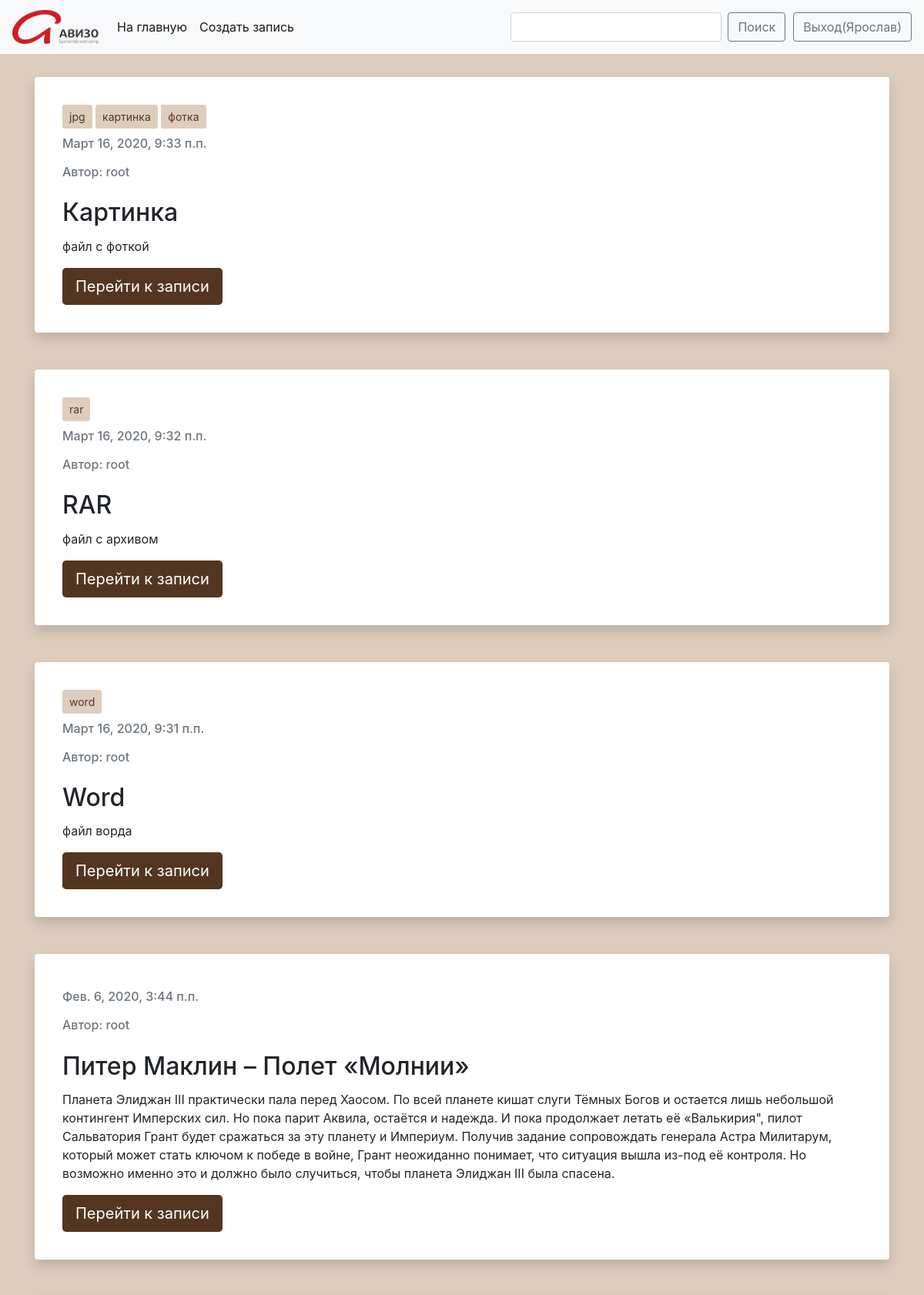
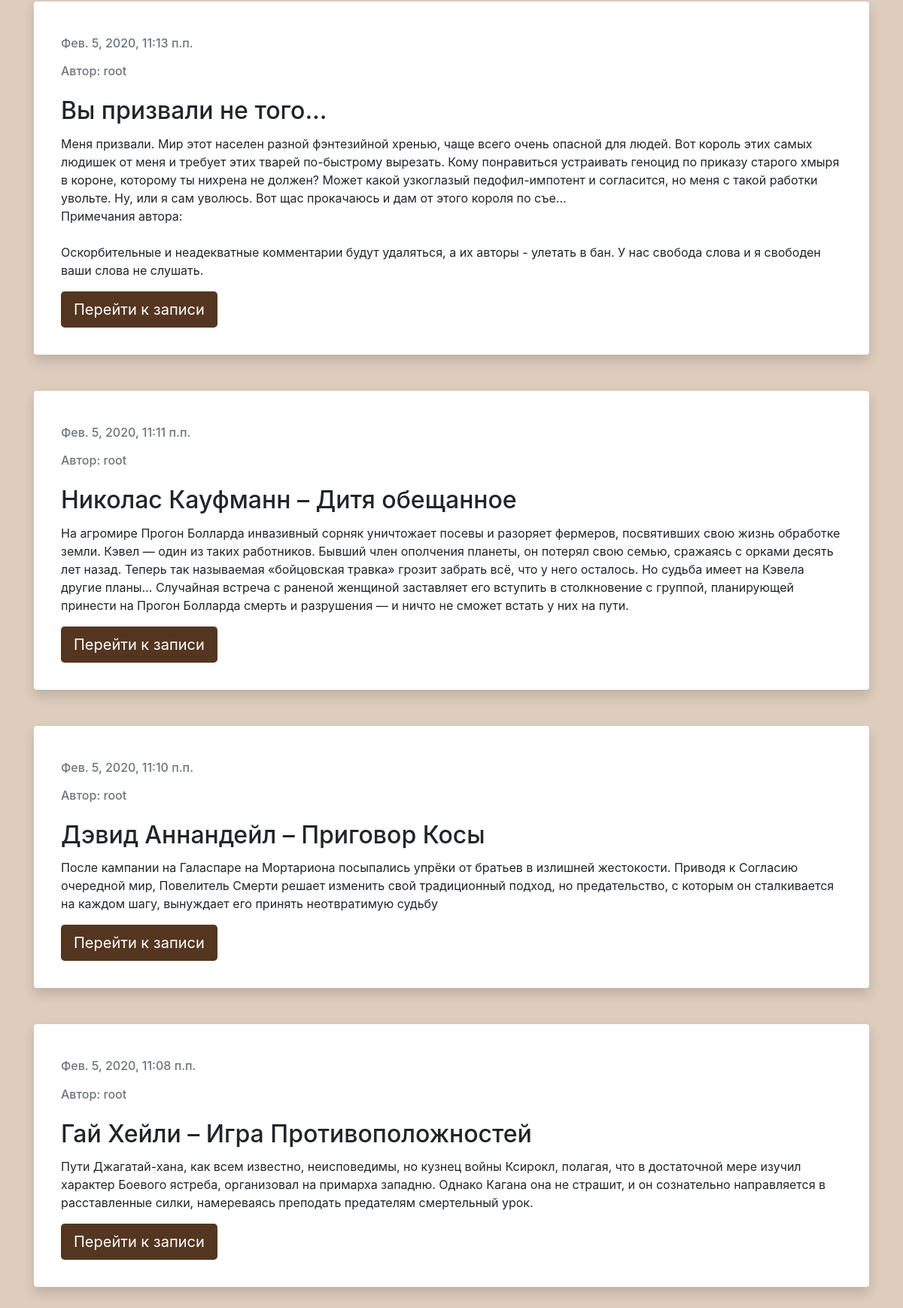
The app's page / (signed in) with its own data (2 pictures, top to bottom).
### blog/models.py (models this page shows, shortened)
class Post(models.Model):
    author = models.ForeignKey(settings.AUTH_USER_MODEL, on_delete=models.CASCADE)
    author_first_name = ''
    author_last_name = ''
    title = models.CharField(max_length=200)
    text = models.TextField()
    created_date = models.DateTimeField(default=timezone.now)
    published_date = models.DateTimeField(blank=True, null=True)
    tags = TaggableManager(through=RuTaggedItem)
    document = models.FileField(upload_to='documents/')

### blog/views.py (the view, shortened to what this page needs)
# urls.py: path('', views.PostListView.as_view(), name='post_list'),
class PostListView(View):
    def get(self, request, tag_slug=None):
        post_with_tags = Post.objects.all()
        user = str(request.user)
        anon = 'AnonymousUser'
        if user is anon:
            return redirect('../login')
        if tag_slug:
            tag = get_object_or_404(Tag, slug=tag_slug)
            post_with_tags = post_with_tags.filter(tags__in=[tag])
            return render(request, 'blog/post_list.html', {'posts': post_with_tags, 'tag': tag})
        else:
            posts = Post.objects.filter(published_date__lte=timezone.now()).order_by('-published_date')
            return render(request, 'blog/post_list.html', {'posts': posts})

### blog/templates/blog/post_list.html
{% extends 'include/base.html' %}
{% block content %}
    {% include 'include/post.html' %}
{% endblock %}

### blog/templates/include/base.html (shortened to what this page needs)
<!doctype html>
{% load static %}
<html lang="en">
    <head>
        <link rel="stylesheet" href="https://stackpath.bootstrapcdn.com/bootstrap/4.4.1/css/bootstrap.min.css">
    </head>
    <body>
        <nav class="navbar navbar-expand-lg navbar-light bg-light">
            <a class="navbar-brand" href="{% url 'post_list' %}"><img src="{% static 'images/logo.png' %}" width="112" height="44" alt=""></a>
                <div class="collapse navbar-collapse" id="navbarSupportedContent">
                    <ul class="navbar-nav mr-auto">
                        <li class="nav-item active">
                            <a class="nav-link" href="{% url 'post_list' %}">На главную<span class="sr-only">(current)</span></a>
                        </li>
                        <li class="nav-item active">
                            <a class="nav-link" href="{% url 'post_new' %}">Создать запись</a>
                        </li>
                    </ul>
                    <form class="form-inline my-2 my-lg-0" method="POST">{% csrf_token %}
                        <input class="form-control mr-sm-2" type="text" placeholder="" name="Search">
                        <button class="btn btn btn-outline-secondary my-2 my-sm-0" role="button" type="submit">Поиск</button>
                    </form>
                    {% if request.user.is_authenticated %}
                        <a class="btn btn btn-outline-secondary my-2 my-sm-0" style="margin-left: 10px" href="{% url 'logout' %}" role="button">Выход({{ request.user.first_name }})</a>
                    {% else %}
                        <a href="{% url 'login' %}">Логин</a>
                    {% endif %}
                </div>
        </nav>
        <div class="content container" style="padding-top: 30px">
            {% block content %}
            {% endblock %}
        </div>
    </body>
</html>

### blog/templates/include/post.html
{% for post in posts %}
    <div class="shadow p-3 mb-5 bg-white rounded">
        <div class="card-body">
            <p class="tags">
                {% for tag in post.tags.all %}
                <a class="btn btn-sm" style="background: #decdbd; color: #543620" href="{% url 'post_list_by_tag' tag.slug %}" role="button">{{ tag.name }}</a>{% if not forloop.last %} {% endif %}
                {% endfor %}</p>
            <h6 class="card-subtitle mb-4 text-muted">{{ post.published_date }}</h6>
            <h6 class="card-subtitle mb-4 text-muted">Автор: {{ post.author }}</h6>
            <h2 class="card-title">{{ post.title }}</h2>
            <p class="card-text">{{ post.text|linebreaksbr }}</p>
            <a class="btn btn-lg active" style="background: #543620; color: #fff" href="{% url 'post_detail' pk=post.pk %}" role="button" aria-pressed="true">Перейти к записи</a>
        </div>
    </div>
{% endfor %}

### blog/templates/include/base.html (style rules this page uses)
body { background: #decdbd; }

### records on screen
Post: published_date "Март 16, 2020, 9:33 п.п.", author "root", title "Картинка", text "файл с фоткой"
Tag: name "jpg"
Tag: name "картинка"
Tag: name "фотка"
Post: published_date "Март 16, 2020, 9:32 п.п.", author "root", title "RAR", text "файл с архивом"
Tag: name "rar"
Post: published_date "Март 16, 2020, 9:31 п.п.", author "root", title "Word", text "файл ворда"
Tag: name "word"
Post: published_date "Фев. 6, 2020, 3:44 п.п.", author "root", title "Питер Маклин – Полет «Молнии»", text "Планета Элиджан III практически пала перед Хаосом. По всей планете кишат слуги Тёмных Богов и остается лишь небольшой контингент Имперских сил. Но пока парит Аквила, остаётся и надежда. И пока продолжает летать её «Валькирия\", пилот Сальватория Грант будет сражаться за эту планету и Империум. Получив задание сопровождать генерала Астра Милитарум, который может стать ключом к победе в войне, Грант неожиданно понимает, что ситуация вышла из-под её контроля. Но возможно именно это и должно было случиться, чтобы планета Элиджан III была спасена."
Post: published_date "Фев. 5, 2020, 11:13 п.п.", author "root", title "Вы призвали не того...", text "Меня призвали. Мир этот населен разной фэнтезийной хренью, чаще всего очень опасной для людей. Вот король этих самых людишек от меня и требует этих тварей по-быстрому вырезать. Кому понравиться устраивать геноцид по приказу старого хмыря в короне, которому ты нихрена не должен? Может какой узкоглазый педофил-импотент и согласится, но меня с такой работки увольте. Ну, или я сам уволюсь. Вот щас прокачаюсь и дам от этого короля по съе... Примечания автора: Оскорбительные и неадекватные комментарии будут удаляться, а их авторы - улетать в бан. У нас свобода слова и я свободен ваши слова не слушать."
Post: published_date "Фев. 5, 2020, 11:11 п.п.", author "root", title "Николас Кауфманн – Дитя обещанное", text "На агромире Прогон Болларда инвазивный сорняк уничтожает посевы и разоряет фермеров, посвятивших свою жизнь обработке земли. Кэвел — один из таких работников. Бывший член ополчения планеты, он потерял свою семью, сражаясь с орками десять лет назад. Теперь так называемая «бойцовская травка» грозит забрать всё, что у него осталось. Но судьба имеет на Кэвела другие планы… Случайная встреча с раненой женщиной заставляет его вступить в столкновение с группой, планирующей принести на Прогон Болларда смерть и разрушения — и ничто не сможет встать у них на пути."
Post: published_date "Фев. 5, 2020, 11:10 п.п.", author "root", title "Дэвид Аннандейл – Приговор Косы", text "После кампании на Галаспаре на Мортариона посыпались упрёки от братьев в излишней жестокости. Приводя к Согласию очередной мир, Повелитель Смерти решает изменить свой традиционный подход, но предательство, с которым он сталкивается на каждом шагу, вынуждает его принять неотвратимую судьбу"
Post: published_date "Фев. 5, 2020, 11:08 п.п.", author "root", title "Гай Хейли – Игра Противоположностей", text "Пути Джагатай-хана, как всем известно, неисповедимы, но кузнец войны Ксирокл, полагая, что в достаточной мере изучил характер Боевого ястреба, организовал на примарха западню. Однако Кагана она не страшит, и он сознательно направляется в расставленные силки, намереваясь преподать предателям смертельный урок."

### other values on screen
{{ request.user.first_name }} "Ярослав"
